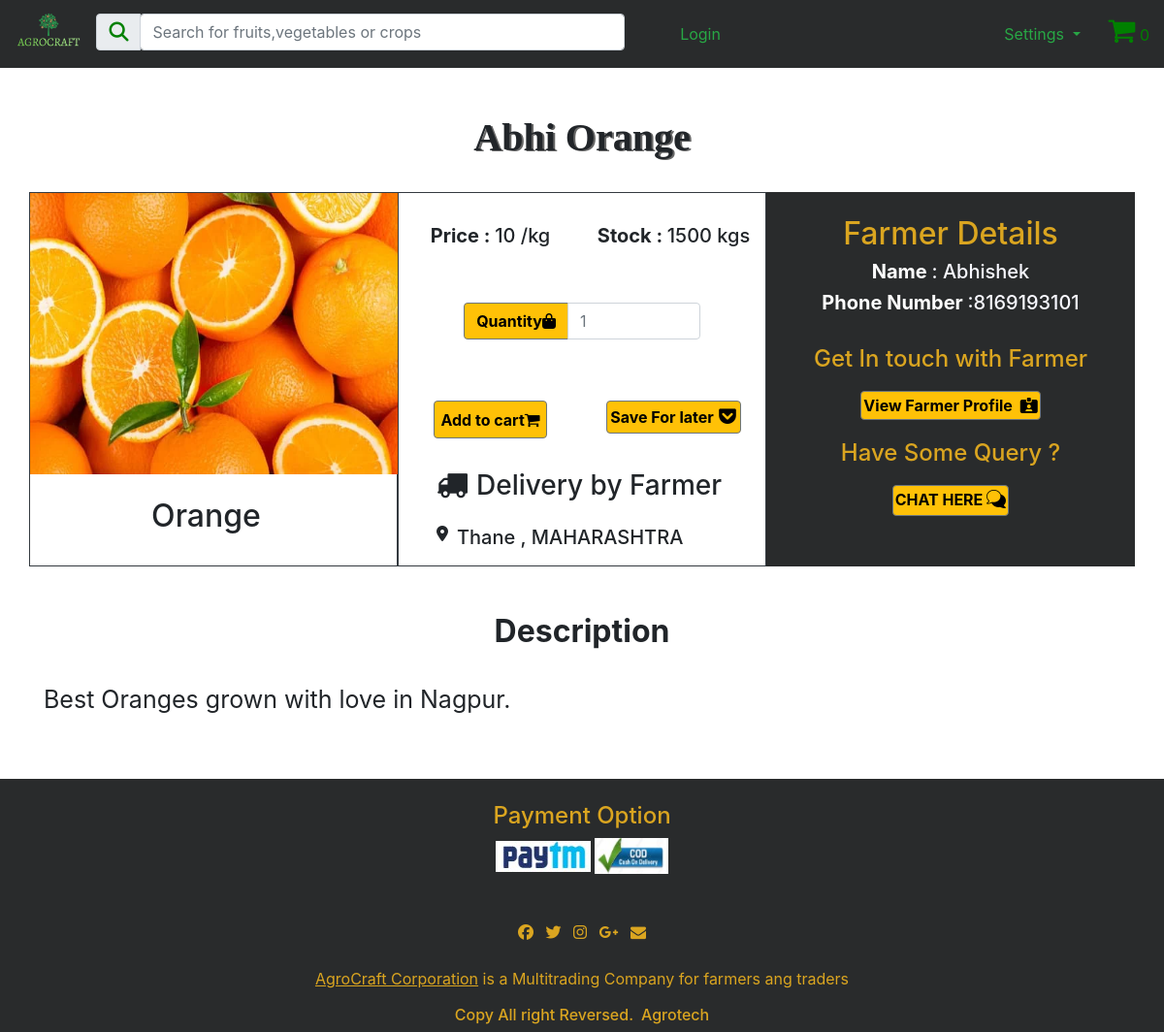
Page /BuyerPortal2/ProductDetails.php?id=32 on the committed database.
### tables this page shows
CREATE TABLE `products` (
  `product_id` int(100) NOT NULL,
  `farmer_fk` int(255) NOT NULL,
  `product_title` varchar(100) NOT NULL,
  `product_cat` varchar(100) NOT NULL,
  `product_type` varchar(100) NOT NULL,
  `product_expiry` varchar(25) NOT NULL,
  `product_image` text NOT NULL,
  `product_stock` int(100) NOT NULL,
  `product_price` int(100) NOT NULL,
  `product_desc` text NOT NULL,
  `product_keywords` text NOT NULL,
  `product_delivery` varchar(5) NOT NULL
);

CREATE TABLE `farmerregistration` (
  `farmer_id` int(255) NOT NULL,
  `farmer_name` varchar(255) NOT NULL,
  `farmer_phone` bigint(10) NOT NULL,
  `farmer_address` text NOT NULL,
  `farmer_state` varchar(50) NOT NULL,
  `farmer_district` varchar(50) NOT NULL,
  `farmer_pan` varchar(10) NOT NULL,
  `farmer_bank` int(16) NOT NULL,
  `farmer_password` varchar(100) NOT NULL
);

### BuyerPortal2/productdetails.php (the view, shortened to what this page needs)
<?php
include("../Functions/functions.php");
?>
<!DOCTYPE html>
<html lang="en">
<head>
    <link rel="stylesheet" href="https://maxcdn.bootstrapcdn.com/bootstrap/4.4.1/css/bootstrap.min.css">
    <link rel="stylesheet" href="https://cdnjs.cloudflare.com/ajax/libs/font-awesome/4.7.0/css/font-awesome.min.css">
</head>
<body>
<nav class="navbar navbar-expand-xl ">
                    <span id="icon" style="color:green"> <?php echo totalItems(); ?> </span>
        <a class="float-left" href="bhome.php">
            <img src="agro.png" class="float-left mr-2 moblogo" alt="Logo" style="height:50px;">
        </a>
        <div class="collapse navbar-collapse" id="navbarSupportedContent">
            <div class="input-group mb-1 ml-2 searchbox">
                <div class="input-group-prepend">
                    <div class="input-group-text"><i class="fas fa-search" style="font-size:20px;color:green; "></i></div>
                </div>
                <form action="SearchResult.php" method="get" enctype="multipart/form-data">
                    <input type="text" class="form-control " id="inlineFormInputGroup" name="search" placeholder="Search for fruits,vegetables or crops " style="width:500px;">
                </form>
            </div>
            <?php
            getUsername();
            ?>
        </div>
        <div class=" flex-row-reverse right ">
            <div class="p-2 cart">
                <div class="icon2">
                    <a href="CartPage.php"> <i class="fa" style="font-size:30px; color:green">&#61562;</i></a>
                    <span id="icon" style="color:green"> <?php echo totalItems(); ?> </span>
                </div>
            </div>
            <div class="dropdown p-2 settings ">
                <button class="btn  dropdown-toggle text-success" type="button" id="dropdownMenuButton" data-toggle="dropdown" aria-haspopup="true" aria-expanded="false">
                    Settings
                </button>
            </div>
        </div>
    </nav>
    <?php
    if (isset($_GET['id'])) {
        global $con;
        $product_id  = $_GET['id'];
        $query = "select * from products where product_id = $product_id";
        $run_query = mysqli_query($con, $query);
        echo "<br>";
        while ($rows = mysqli_fetch_array($run_query)) {
            $farmer_fk = $rows['farmer_fk'];
            $product_title = $rows['product_title'];
            $product_image = $rows['product_image'];
            $product_price = $rows['product_price'];
            $product_stock = $rows['product_stock'];
            $product_type = $rows['product_type'];
            $product_delivery = $rows['product_delivery'];
            $product_desc = $rows['product_desc'];
            if ($product_delivery == "yes") {
                $product_delivery = "Delivery by Farmer";
            } else {
                $product_delivery = "Delivery by Farmer Not Available";
            }
            $querya = "select * from farmerregistration where farmer_id = $farmer_fk";
            $runa_query = mysqli_query($con, $querya);
            while ($rows = mysqli_fetch_array($runa_query)) {
                $name = $rows['farmer_name'];
                $phone = $rows['farmer_phone'];
                $state = $rows['farmer_state'];
                $district = $rows['farmer_district'];
                echo "
                <div class='container'>
                    <div class='text-center'>
                        <br>
                        <h1 id='headings' class='font-weight-bold'>$product_title</h1>
                    </div>
                    <br>
                    <div class='row'>
                        <div class='col-12 col-xl-4 col-lg-4 col-md-4 col-sm-12   imageblock border border-dark'> <img src='../Admin/product_images/$product_image' class='d-flex mx-auto btn-dark image' height='290px;' width='380px;'><br>
                            <b>
                                <div class='text-center'>
                                    <h2>$product_type</h2>
                                    <br>
                                </div>
                            </b></div>
                        <div class='col-12 col-xl-4 col-lg-4 col-md-4 col-sm-12 block border border-dark'>
                            <div class='text-center mt-2 ''>
                                <br>
                                <div class='row'>
                                    <div class='col-12 col-xl-6 col-lg-6 col-md-6 col-sm-12 price'>
                                        <h5><b>Price : </b>$product_price /kg</h5>
                                    </div>
                                    <div class='col-12 col-xl-6 col-lg-6 col-md-6 col-sm-12 stock'>
                                        <h5><b>Stock : </b>$product_stock kgs</h5>
                                    </div>
                                </div>
                                <form actions='' method='post'>
                                    <div class='text-center'>
                                        <div class='input-group mb-3 wholequantity'>
                                            <div class='input-group-prepend quantity'>
                                                <span class='input-group-text bg-warning border-secondary quantitylabel' style='color:black' id='inputGroup-sizing-default' ><b>Quantity </b><i class='fas fa-shopping-bag'></i></span>
                                            </div>
                                            <input type='number' name='qty' placeholder=1 class='form-control quantitynumber' aria-label='Default' aria-describedby='inputGroup-sizing-default'>
                                        </div>
                                    </div>
                                    <div class='row'>
                                        <div class='col-12 col-xl-6 col-lg-6 col-md-6 col-sm-12'>
                                            <button name='cart' type='submit' class='btn btn-warning border-secondary addtocart' style='color:black'><b>Add to cart</b><i class='fa' style='font-size:17px; '>&#61562;</i></button>
                                        </div>
                                        <div class='col-12 col-xl-6 col-lg-6 col-md-6 col-sm-12'> <a href='#' class='btn btn-warning border-secondary saveforlater' style='color:black'><b>Save For later</b><img src='saveforlater4.png' class='ml-1 mb-1'></a></div>
                                    </div>
                                </form>
                                <div class='row text-center ml-4 mt-3'>
                                    <i class='fa fa-truck fa-2x'></i>
                                    <h3 style='padding-left:9px;'>$product_delivery</h3>
                                </div>
                                  <div class='row text-center ml-4 mt-3'>
                                   <i class='fas fa-map-marker-alt fa-1x'></i>
                                    <h5 style='padding-left:9px;'>$district , $state </h5>
                                </div>
                            </div>
                        </div>
                        <div class='col-12 col-xl-4 col-lg-4 col-md-4 col-sm-12 text-white' style='background-color:#292b2c;'>
                            <div class='text-center farmerdetails mt-4 ' style='color:goldenrod'><b>
                                    <b>
                                        <h2>Farmer Details
                                        </h2>
                                    </b>
                                </b>
                            </div>
                            <div class='details mt-1 text-center'>
                                <h5><b> Name </b><span style='color:ghostwhite'>: $name</span></h5>
                                <h5><b> Phone Number </b><span style='color:ghostwhite'>:$phone</span></h5>
                                <br>
                                <h4 style='color:goldenrod' class='text-center '>Get In touch with Farmer</h4>
                                <a href='BuyerPageFarmerProfile.php' class='btn btn-warning border-secondary  chat' style='color:black;padding:2px;'><b> View Farmer Profile <i class='fas fa-id-card-alt pl-1'></i> </b></a>
                                <h4 style='color:goldenrod' class='text-center ''>Have Some Query ?<br></h4>
                                <a href='#' class='btn btn-warning border-secondary  chat' style='color:black;padding:2px;'><b>CHAT HERE</b><img src='chat2.png' class='ml-1 mb-1'></a>
                            </div>
                        </div>
                    </div>
                    <br><br>
                    <div class='  description mt-0'><b>
                            <h2 class='text-center font-weight-bold'>Description</h2>
                        </b></div>
                    <br>
                    <div class='texty' style='margin-top:0%; font-size:25px;'> $product_desc.</div>
                </div>";
            }
        }
    }
    ?>
    <br><br>
    <section id="footer" class="myfooter">
        <div class="container">
            <div class="row text-center text-xs-center text-sm-left text-md-left">
                <div class="col aligncenter">
                    <br>
                    <h4>Payment Option</h4>
                    <img src="../Images/Website/paytm1.jpg" alt="paytm">
                    <img src="../Images/Website/cod.jpg" alt="paytm" style="height:37px">
                </div>
            </div>
            <div class="row">
                <div class="col-xs-12 col-sm-12 col-md-12 mt-2 mt-sm-5">
                    <ul class="list-unstyled list-inline social text-center">
                        <li class="list-inline-item"><a href="javascript:void();"><i class="fa fa-facebook"></i></a></li>
                        <li class="list-inline-item"><a href="javascript:void();"><i class="fa fa-twitter"></i></a></li>
                        <li class="list-inline-item"><a href="javascript:void();"><i class="fa fa-instagram"></i></a></li>
                        <li class="list-inline-item"><a href="javascript:void();"><i class="fa fa-google-plus"></i></a></li>
                        <li class="list-inline-item"><a href="javascript:void();" target="_blank"><i class="fa fa-envelope"></i></a></li>
                    </ul>
                </div>
            </div>
            <div class="row">
                <div class="col-xs-12 col-sm-12 col-md-12 mt-2 mt-sm-2 text-center">
                    <p><u><a href="https://www.agrocraft.com/">AgroCraft Corporation</a></u> is a Multitrading Company for farmers ang traders</p>
                    <p class="h6">Copy All right Reversed.<a class="text-green ml-2" href="https://www.google.com" target="_blank">Agrotech</a></p>
                </div>
            </div>
        </div>
</body>
</html>

### Functions/functions.php (shortened to what this page needs)
<?php
   include("../Includes/db.php");
   function getUsername()
   {
       if (isset($_SESSION['phonenumber'])) {
           $phonenumber = $_SESSION['phonenumber'];
           global $con;
           $query = "select * from buyerregistration where buyer_phone = $phonenumber";
           $run_query = mysqli_query($con, $query);
           if ($run_query) {
               while ($row_cat = mysqli_fetch_array($run_query)) {
                   $buyer_name = $row_cat['buyer_name'];
                   $buyer_name = 'Hello ,' . $buyer_name;
               }
               echo @"<div class='text-success  logins mx-1 ml-5  '>$buyer_name</div>";
           }
       } else {
           echo "<a href = '../auth/BuyerLogin.php'><div class='text-success logins mx-5'>Login</div></a>";
       }
   }
   function totalItems()
   {
       global $con;
       if (isset($_SESSION['phonenumber'])) {
           $sess_phone_number = $_SESSION['phonenumber'];
           $get_items = "select * from cart where phonenumber = '$sess_phone_number'";
           $run_items =  mysqli_query($con, $get_items);
           $count_items =  mysqli_num_rows($run_items);
           return $count_items;
       } else {
           echo 0;
       }
   }
   ?>

### BuyerPortal2/productdetails.php (style rules this page uses)
.myfooter { background-color: #292b2c; color: goldenrod; margin-top: 15px; }
.aligncenter { text-align: center; }
a { color: goldenrod; }
* { margin: 0; padding: 0; box-sizing: border-box; }
nav { background-color: #292b2c; }
.right { display: flex; }
.cart { margin-right: -9px; }
.searchbox { width: 60%; }
.logins { text-align: center; margin-right: -30%; margin-left: 35%; }
.imageblock { padding-left: 0%; }
.image { margin-left: 0%; background-color: #ff5500; }
.addtocart { margin-top: 30%; padding: 4%; margin-bottom: 10%; }
.saveforlater { margin-top: 30%; padding: 2%; margin-bottom: 10%; }
.quantity { margin-top: 20%; }
.quantitynumber { margin-top: 20%; }
.wholequantity { width: 70%; margin-left: 15%; margin-right: 15%; }
.price { margin-left: 0%; padding: 0%; }
.stock { margin-right: -10%; }
.description { text-align: left; }
.chat { margin-bottom: 20px; margin-top: 10px; }
#headings { text-shadow: 2px 1px #666666; font-family: Cambria, Cochin, Georgia, Times, 'Times New Roman', serif }

### rows in the picture
products: product_title "Abhi Orange", product_type "Orange", product_price "10", product_stock "1500", product_delivery "Delivery by Farmer", product_desc "Best Oranges grown with love in Nagpur"
farmerregistration: products.product_image (picture), farmer_district "Thane", farmer_state "MAHARASHTRA", farmer_name "Abhishek", farmer_phone "8169193101"
